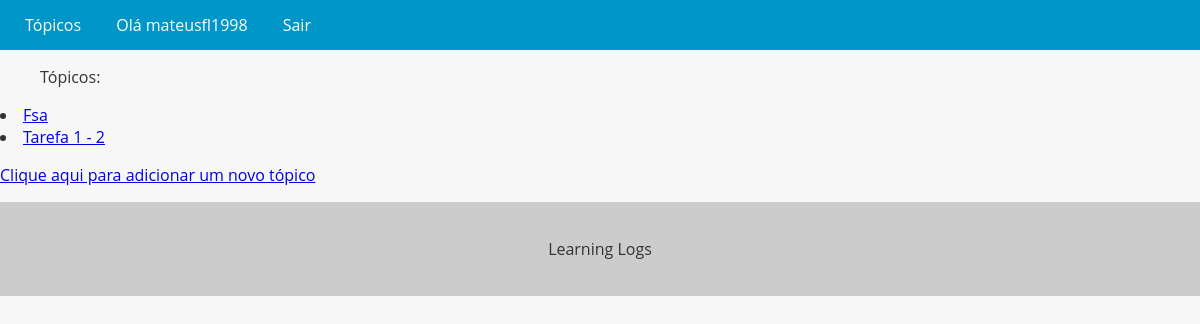
The app's page /topics (signed in), older data.
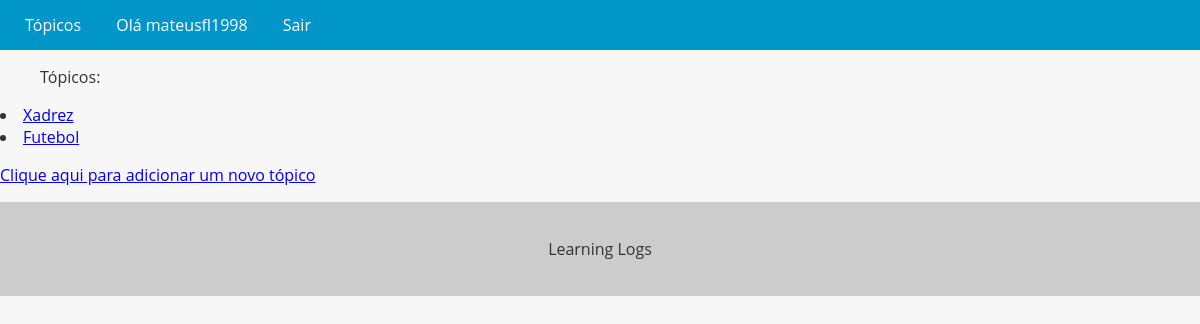
The same page, newer data.
### app_learning/models.py (models this page shows)
class Topic(models.Model):
    text = models.CharField(max_length=200)
    date_add = models.DateField(auto_now_add=True)
    owner = models.ForeignKey(User, on_delete=models.CASCADE)
    def __str__(self):
        return self.text

### app_learning/views.py (the view)
# urls.py: path('topics',TopicsListView.as_view(), name='topics_list'),
@method_decorator(login_required(login_url='login'), name='dispatch')
class TopicsListView(ListView):
    template_name = 'topic_list.html'
    context_object_name = 'topics'
    def get_queryset(self):
        topics = Topic.objects.filter(owner=self.request.user).order_by('-date_add')
        return topics

### app_learning/templates/topic_list.html
{% extends "base.html" %}
{% block content%}
<ul>Tópicos:</ul>
{% for topic in topics %}
  <li><a href="{% url 'topic_detail' topic.pk %}">{{ topic }}</a></li>
{% endfor %}
<p><a href="{%url 'topic_view_create' %}">Clique aqui para adicionar um novo tópico</a></p>
{% endblock content%}

Row changes from the older to the newer data that the page shows:
removed Topic: text "Fsa"
removed Topic: text "Tarefa 1 - 2"
added Topic: text "Xadrez"
added Topic: text "Futebol"
